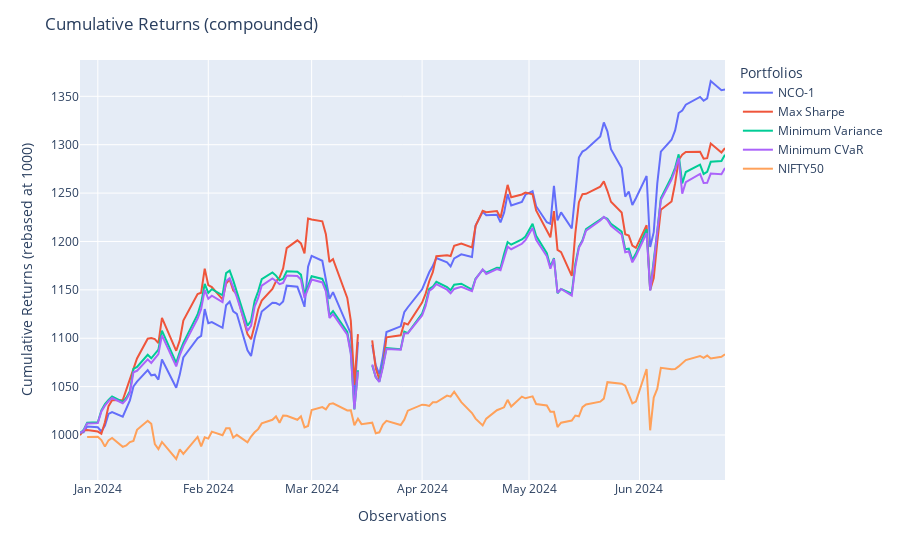

The code cell stored with this chart in its notebook:
### Code cell
population.plot_cumulative_returns()
